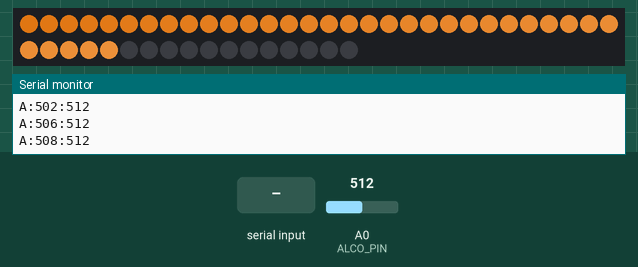
Simulated run of this sketch. Board: Arduino Mega 2560, built with avr-gcc and run on an emulated ATmega2560. On the bench: 47 RGB LEDs in strip order, left to right, continuing on the next row, the last lines printed to the serial monitor. The inputs (shaded band) are chosen by the test bench; at power-on: A0 (ALCO_PIN) = 512. Dim RGB values are drawn brighter than linear.

Above: at 1.2 s.
1.3 s: "P:45\n" received over Serial
At 2.5 s:
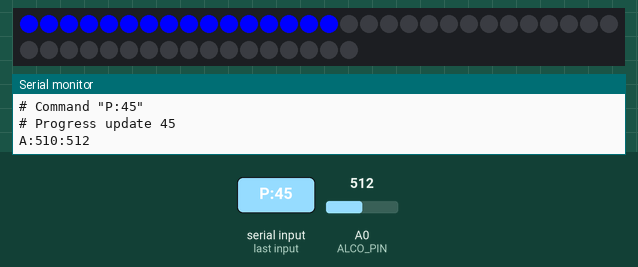
2.8 s: "S90\n" received over Serial
At 2.96 s:
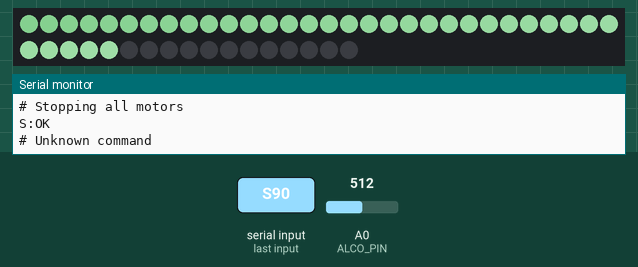
5.2 s: A0 (ALCO_PIN) set to 716
At 6.03 s:
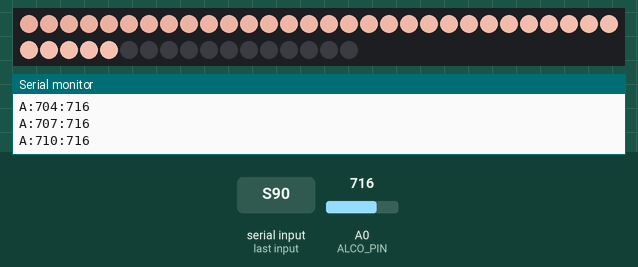
7.9 s: A0 (ALCO_PIN) set to 900
At 8.5 s:
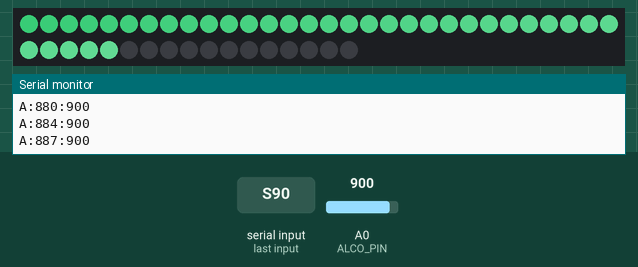
10.9 s: "S:45\n" received over Serial
At 11.87 s:
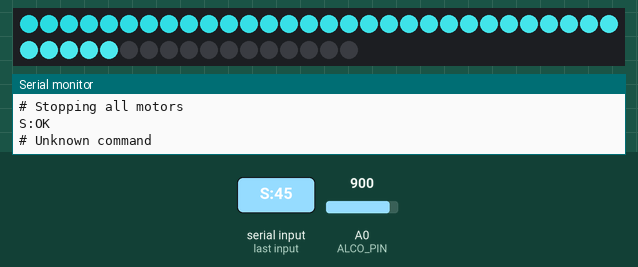
13.9 s: ":\n" received over Serial
At 15.57 s:
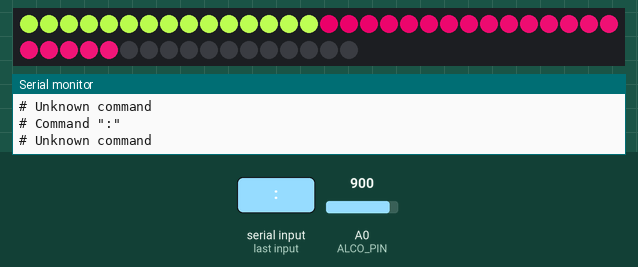
Timing chart, 0 to 17.1 s (numbered marks = the images above; inputs shaded):
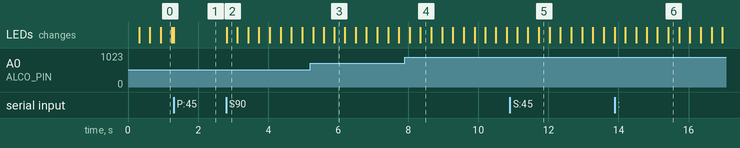

The sketch:

drinkomatic_fwled.ino
```cpp
/*

drinkOmatic firmware for micro controller with LEDs and Alco meter
by Jimmy Eiterjord 2018

Upload with Arduino IDE to Arduino Mega 2560

Will be connected and controlled by drinkomatic-server through
serial port

*/

#define VERSION   "L0.2"

#define LED_DELAY          10  // milliseconds between each LED animation update
#define LED_PIN            13

#define ALCO_PIN           A0
#define ALCO_DELAY         50   // Time in ms between check for new alco values
#define ALCO_FILTER_P      0.20 // Factor P for filter on new values
#define ALCO_REPORT_THRESH 2    // Difference requried to report

#define RGB_LED_PIN        5
#define RGB_LEDS_CIRCLE1   35
#define RGB_LEDS_CIRCLE2   12
#define RGB_LED_COUNT     (RGB_LEDS_CIRCLE1 + RGB_LEDS_CIRCLE2)

#define INBUFLEN  200

#include <Adafruit_NeoPixel.h>
Adafruit_NeoPixel leds = Adafruit_NeoPixel(RGB_LED_COUNT, RGB_LED_PIN, NEO_GRB + NEO_KHZ800);
long progbar_max = 0;
long progbar_current = 0;
int progbar_previous_led = 0;
int progress = 0;

int state = 0;
int changedState = 1;
#define STANDBY 0
#define RUNNING 1
#define FINISHED 2

void setup() {
  Serial.begin(115200);
  Serial.println("#");
  Serial.println("# Startup pumpfirmware");
  Serial.flush();

  Serial.print("V:");
  Serial.println(VERSION);

  leds.begin();
  // Clear LEDs
  for (int i=0; i<RGB_LED_COUNT; i++) {
    leds.setPixelColor(i, 0);
  }
  leds.show();

  changeState(STANDBY);
}

char inBuffer[INBUFLEN];
int inBufferP = 0;

void handleCommand(char* command) {
  Serial.print("# Command \"");
  Serial.print(command);
  Serial.println("\"");
  Serial.flush();

  // Check for version command
  if (command[0] == 'V') {
    Serial.print("V:");
    Serial.println(VERSION);
    Serial.flush();
  }

  // Check for stop command
  else if (command[0] == 'S') {
    Serial.println("# Stopping all motors");
    changeState(STANDBY);
    Serial.println("S:OK");
    Serial.flush();
  }

  // Check for alko sensor command
  if (command[0] == 'A') {
    int alcoraw = analogRead(ALCO_PIN);
    Serial.println("# Reading alcohol sensor");
    Serial.print("A:");
    Serial.println(alcoraw);
    Serial.flush();
  }

  // Check for progress command
  else if (command[0] == 'P') {
    Serial.print("# Progress update ");
    command++;
    if (command[0] == ':') {
      command++;
      char* subcommand = strtok(command, "\n");
      if (subcommand != 0) {
        progress = atoi(subcommand);
        Serial.print(progress);
        if (progress == 0) {
          changeState(STANDBY);
        } else if (progress == 100) {
          changeState(FINISHED);
        } else {
          changeState(RUNNING);
        }
      }
    } else {
      Serial.print("BAD FORMAT");
    }
    Serial.println();
    Serial.flush();
  }

  // Unknown command
  else {
    Serial.println("# Unknown command");
    Serial.flush();
  }
}

void handleCom() {
  char inByte = 0;
  if (Serial.available() > 0) {
    inByte = Serial.read();
    inBuffer[inBufferP++] = inByte;
    if (inBufferP > INBUFLEN-1) {
      inBufferP = 0;
      inBuffer[inBufferP] = 0;
    }
    if (inByte == 10) {
      inBuffer[inBufferP-1] = 0;
      handleCommand(inBuffer);
      inBufferP = 0;
      inBuffer[inBufferP] = 0;
    }
  }
}

void changeState(int newState) {
   if (state != newState) {
     state = newState;
     changedState = 1;
   }
}

long lastLEDevent = 0;
int ledr = 250;
int ledg = 0;
int ledb = 100;
void handleStates() {
    switch (state) {

      case STANDBY:
        // If just changed to this state, initialize
        if (changedState) {
          // Set outer circle green
          /*
          for (int i=0; i<RGB_LEDS_CIRCLE4; i++)
            leds.setPixelColor(i, 0,255,0);
          for (int i=0; i<RGB_LEDS_CIRCLE3; i++)
            leds.setPixelColor(i+RGB_LEDS_CIRCLE4, 255,0,0);
          for (int i=0; i<RGB_LEDS_CIRCLE2; i++)
            leds.setPixelColor(i+RGB_LEDS_CIRCLE4+RGB_LEDS_CIRCLE3, 0,0,255);
          for (int i=0; i<RGB_LEDS_CIRCLE1; i++)
            leds.setPixelColor(i+RGB_LEDS_CIRCLE4+RGB_LEDS_CIRCLE3+RGB_LEDS_CIRCLE2, 255,0,255);
          */
          leds.show();
          state = STANDBY;
          changedState = 0;
        }

        if (millis() - lastLEDevent > LED_DELAY) {
          lastLEDevent = millis();
          ledr = (ledr + 5) % 255;
          ledg = (ledg + 1) % 255;
          ledb = (ledb + 2) % 255;
          for (int i=0; i<RGB_LEDS_CIRCLE1; i++)
            leds.setPixelColor(i, (ledr+i)%255,(ledg+i)%255,(ledb+i)%255);
          leds.show();
        }
        break;

      case RUNNING:
        // If just changed to this state, initialize
        if (changedState) {
          for (int i=0; i<RGB_LED_COUNT; i++)
            leds.setPixelColor(i, 0x000000);
          leds.show();
          changedState = 0;
        }

        if (millis() - lastLEDevent > LED_DELAY) {
          lastLEDevent = millis();
          // If pumps are on, then update progress bar
          int progbar_current_led = RGB_LEDS_CIRCLE1 -
            (int)((long)(RGB_LEDS_CIRCLE1 * (long)(100-progress)) / (long)100);
          if (progbar_current_led != progbar_previous_led) {
            progbar_previous_led = progbar_current_led;
            for (int i = 0; i < RGB_LEDS_CIRCLE1; i++) {
              if (i <  progbar_current_led) {
                leds.setPixelColor(i, 0x0000FF); // Set LEDs R G B
              } else {
                leds.setPixelColor(i, 0); // Set LEDs R G B to 0
              }
            }
          }
          leds.show();
        }
        break;

      case FINISHED:
        // If just changed to this state, initialize
        if (changedState) {
          for (int i=0; i<RGB_LEDS_CIRCLE1; i++)
            leds.setPixelColor(i, 0,255,0);
          leds.show();
          changedState = 0;
        }

        changeState(STANDBY);

        break;
    }
}

long handleAlcoLast = 0;
float alcov = 0;
float alcovprev = 0;
void handleAlcoSensor() {
  if (millis() > handleAlcoLast + ALCO_DELAY ) {
    handleAlcoLast = millis();
    // Read alco sensor
    int alcoraw = analogRead(ALCO_PIN);
    // Approach towards the current value slowly
    alcov = alcov + (float(alcoraw) - alcov) * ALCO_FILTER_P;
    // Report if different from before
    if (abs(alcov - alcovprev) > ALCO_REPORT_THRESH) {
      alcovprev = alcov;
      Serial.print("A:");
      Serial.print(int(alcov));
      Serial.print(":");
      Serial.print(alcoraw);
      Serial.println();
      Serial.flush();
    }
  }
}

void handleHeartBeat() {
  // Flash heartbeat slow on LED board
  if (millis() % 800 < 100)
    digitalWrite(LED_PIN, HIGH);
  else
    digitalWrite(LED_PIN, LOW);
}

void loop () {
  handleHeartBeat();
  handleAlcoSensor();
  handleCom();
  handleStates();
}
```

Measured:
- after the input at 1.3 s, the LEDs: change at once (image 1)
- after the input at 2.8 s, the LEDs: change at once (image 2)
- after the input at 5.2 s, the LEDs: first differ from a run without the input after 0.38 s (image 3 shows a later state)
- after the input at 13.9 s, the LEDs: first differ from a run without the input after 1.5 s (image 6)
